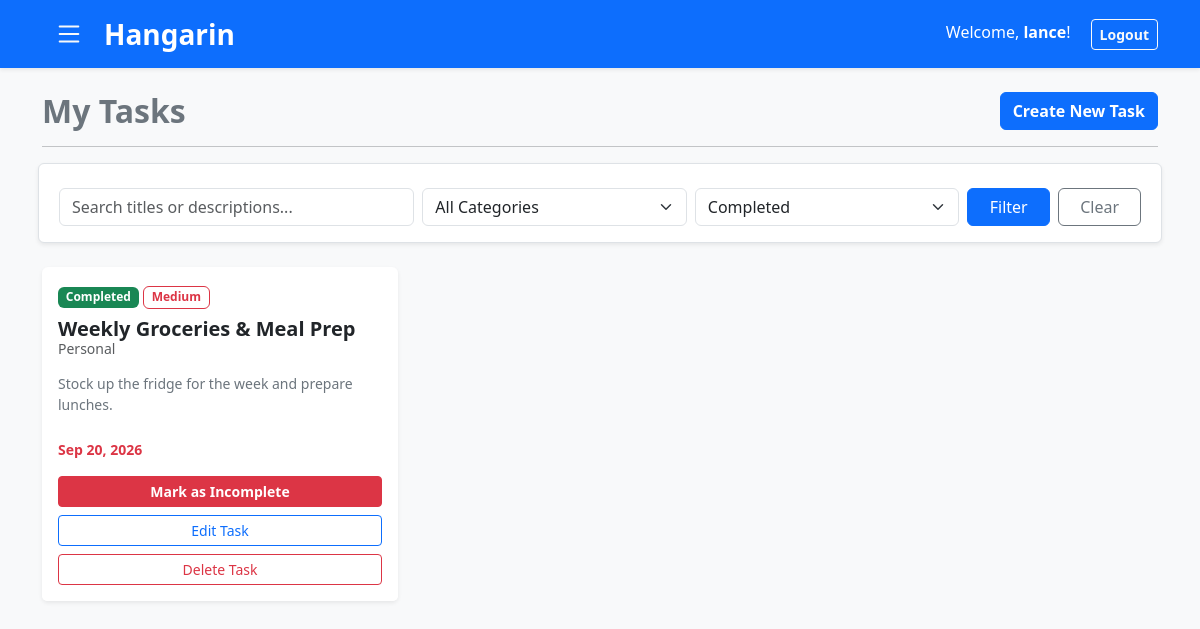
Page /?status=Completed (signed in) on the committed database.
### tasks/models.py (models this page shows, shortened)
class BaseModel(models.Model):
    created_at = models.DateTimeField(auto_now_add=True)
    updated_at = models.DateTimeField(auto_now=True)
    class Meta:
        abstract = True

class Task(BaseModel):
    title = models.CharField(max_length=200)
    description = models.TextField()
    deadline = models.DateTimeField()
    status = models.CharField(max_length=50, choices=STATUS_CHOICES, default="Pending")
    category = models.ForeignKey(Category, on_delete=models.CASCADE)
    priority = models.ForeignKey(Priority, on_delete=models.CASCADE)
    user = models.ForeignKey(User, on_delete=models.CASCADE, null=True, blank=True)

class Priority(BaseModel):
    name = models.CharField(max_length=100)
    class Meta:
        verbose_name = "Priority"
        verbose_name_plural = "Priorities"

class Category(BaseModel):
    name = models.CharField(max_length=100)
    class Meta:
        verbose_name = "Category"
        verbose_name_plural = "Categories"

### tasks/views.py (the view)
# urls.py: path('', views.task_list, name='task_list'),
@login_required
def task_list(request):
    base_tasks = Task.objects.filter(user=request.user)
    total_tasks = base_tasks.count()
    completed_tasks = base_tasks.filter(status='Completed').count()
    pending_tasks = base_tasks.filter(status='Pending').count()
    in_progress_tasks = base_tasks.filter(status='In Progress').count()
    tasks = base_tasks.select_related('category', 'priority').prefetch_related('subtask_set', 'note_set').order_by('deadline')
    search_query = request.GET.get('q', '')
    status_filter = request.GET.get('status', '')
    category_filter = request.GET.get('category', '')
    view_filter = request.GET.get('view', '')
    if search_query:
        tasks = tasks.filter(Q(title__icontains=search_query) | Q(description__icontains=search_query))
    if status_filter:
        tasks = tasks.filter(status=status_filter)
    current_category_id = None
    if category_filter:
        tasks = tasks.filter(category_id=category_filter)
        current_category_id = int(category_filter)
    context = {
        'tasks': tasks,
        'categories': Category.objects.all(),
        'statuses': [choice[0] for choice in STATUS_CHOICES],
        'current_search': search_query,
        'current_status': status_filter,
        'current_category': current_category_id,
        'current_view': view_filter,
        'total_tasks': total_tasks,
        'completed_tasks': completed_tasks,
        'pending_tasks': pending_tasks,
        'in_progress_tasks': in_progress_tasks,
    }
    return render(request, 'tasks/task_list.html', context)

### tasks/templates/tasks/task_list.html (shortened to what this page needs)
{% load socialaccount %}
<!DOCTYPE html>
<html lang="en">
<head>
    <link href="https://cdn.jsdelivr.net/npm/bootstrap@5.3.0/dist/css/bootstrap.min.css" rel="stylesheet">
</head>
<body class="bg-light">
    <nav class="navbar navbar-dark bg-primary shadow-sm mb-4">
        <div class="container d-flex justify-content-between align-items-center">
            <div class="d-flex align-items-center">
                <button class="btn btn-outline-light border-0 me-2 shadow-none" type="button" data-bs-toggle="offcanvas" data-bs-target="#slideMenu" aria-controls="slideMenu" title="Menu">
                </button>
                <a class="navbar-brand fw-bold fs-3 mb-0" href="{% url 'task_list' %}">Hangarin</a>
            </div>
            <div>
                {% if user.is_authenticated %}
                    <span class="text-white me-3 d-none d-md-inline">Welcome, <strong>{{ user.username }}</strong>!</span>
                    <form method="post" action="{% url 'account_logout' %}" class="d-inline">
                        <button type="submit" class="btn btn-outline-light btn-sm fw-bold">Logout</button>
                    </form>
                {% else %}
                    <a href="{% provider_login_url 'google' %}" class="btn btn-danger fw-bold shadow-sm">
                        Sign in
                    </a>
                {% endif %}
            </div>
        </div>
    </nav>
    <div class="container">
        <div class="row mb-3 align-items-center">
            <div class="col">
                <h2 class="fw-bold text-secondary mb-0">
                    {% if not current_status and not current_search and not current_category and not current_view %}
                        Dashboard
                    {% else %}
                        My Tasks
                    {% endif %}
                </h2>
            </div>
            <div class="col text-end">
                <a href="{% url 'task_create' %}" class="btn btn-primary fw-bold">Create New Task</a>
            </div>
        </div>
        <hr class="mb-4">
        {% if not current_status and not current_search and not current_category and not current_view %}
        <div class="row mb-4">
            <div class="col-6 col-md-3 mb-3">
                <div class="card bg-primary text-white shadow-sm border-0 h-100">
                    <div class="card-body text-center py-4">
                        <h2 class="display-6 fw-bold mb-0">{{ total_tasks }}</h2>
                        <span class="small text-white-50 fw-semibold text-uppercase">Total Tasks</span>
                    </div>
                </div>
            </div>
            <div class="col-6 col-md-3 mb-3">
                <div class="card bg-warning text-dark shadow-sm border-0 h-100">
                    <div class="card-body text-center py-4">
                        <h2 class="display-6 fw-bold mb-0">{{ pending_tasks }}</h2>
                        <span class="small text-muted fw-semibold text-uppercase">Pending</span>
                    </div>
                </div>
            </div>
            <div class="col-6 col-md-3 mb-3">
                <div class="card bg-info text-dark shadow-sm border-0 h-100">
                    <div class="card-body text-center py-4">
                        <h2 class="display-6 fw-bold mb-0">{{ in_progress_tasks }}</h2>
                        <span class="small text-muted fw-semibold text-uppercase">In Progress</span>
                    </div>
                </div>
            </div>
            <div class="col-6 col-md-3 mb-3">
                <div class="card bg-success text-white shadow-sm border-0 h-100">
                    <div class="card-body text-center py-4">
                        <h2 class="display-6 fw-bold mb-0">{{ completed_tasks }}</h2>
                        <span class="small text-white-50 fw-semibold text-uppercase">Completed</span>
                    </div>
                </div>
            </div>
        </div>
        {% else %}
        <div class="row mb-4">
            <div class="col">
                <form method="GET" action="{% url 'task_list' %}" class="row g-2 align-items-center bg-white p-3 shadow-sm rounded border">
                    <div class="col-md-4">
                        <input type="text" name="q" class="form-control" placeholder="Search titles or descriptions..." value="{{ current_search }}">
                    </div>
                    <div class="col-md-3">
                        <select name="category" class="form-select">
                            <option value="">All Categories</option>
                        </select>
                    </div>
                    <div class="col-md-3">
                        <select name="status" class="form-select">
                            {% for status in statuses %}
                                <option value="{{ status }}" {% if current_status == status %}selected{% endif %}>
                                    {{ status }}
                                </option>
                            {% endfor %}
                        </select>
                    </div>
                    <div class="col-md-2 d-flex gap-2">
                        <button type="submit" class="btn btn-primary w-100">Filter</button>
                        <a href="{% url 'task_list' %}{% if current_view == 'tasks' %}?view=tasks{% endif %}" class="btn btn-outline-secondary w-100">Clear</a>
                    </div>
                </form>
            </div>
        </div>
        <div class="row">
            {% for task in tasks %}
            <div class="col-md-6 col-lg-4 mb-4">
                <div class="card h-100 shadow-sm border-0">
                    <div class="card-body">
                        <div class="mb-2">
                            {% if task.status == 'Pending' %}
                                <span class="badge bg-warning text-dark">Pending</span>
                            {% elif task.status == 'In Progress' %}
                                <span class="badge bg-info text-dark">In Progress</span>
                            {% elif task.status == 'Completed' %}
                                <span class="badge bg-success">Completed</span>
                            {% else %}
                                <span class="badge bg-secondary">{{ task.status }}</span>
                            {% endif %}
                            {% if task.priority %}
                                <span class="badge border border-danger text-danger">{{ task.priority.name }}</span>
                            {% endif %}
                        </div>
                        <h5 class="card-title fw-bold mb-1">
                            <a href="{% url 'task_detail' task.pk %}" class="task-title-link">
                                {{ task.title }}
                            </a>
                        </h5>
                        <h6 class="card-subtitle mb-3 text-muted small">
                            {% if task.category %}{{ task.category.name }}{% else %}No Category{% endif %}
                        </h6>
                        <p class="card-text text-secondary small">{{ task.description|truncatechars:100 }}</p>
                    </div>
                    <div class="card-footer bg-white border-top-0 pb-3">
                        <div class="d-flex justify-content-between align-items-center small mb-3">
                            <span class="text-danger fw-semibold">
                                {{ task.deadline|date:"M d, Y" }}
                            </span>
                        </div>
                        {% if task.status != 'Completed' %}
                        <form action="{% url 'complete_task' task.pk %}" method="POST" class="d-grid mb-2">
                            {% csrf_token %}
                            <button type="submit" class="btn btn-sm btn-outline-success fw-bold">
                                Mark Completed
                            </button>
                        </form>
                        {% else %}
                        <form action="{% url 'undo_complete_task' task.pk %}" method="POST" class="d-grid mb-2">
                            <button type="submit" class="btn btn-sm btn-danger fw-bold">
                                Mark as Incomplete
                            </button>
                        </form>
                        {% endif %}
                        <div class="d-grid mb-2">
                            <a href="{% url 'task_update' task.pk %}" class="btn btn-sm btn-outline-primary">
                                Edit Task
                            </a>
                        </div>
                        <div class="d-grid">
                            <button type="button" class="btn btn-sm btn-outline-danger" data-bs-toggle="modal" data-bs-target="#deleteModal{{ task.pk }}">
                                Delete Task
                            </button>
                        </div>
                    </div>
                </div>
            </div>
            {% empty %}
            <div class="col text-center mt-5">
                <h4 class="text-muted">No tasks found. Get to work!</h4>
            </div>
            {% endfor %}
        </div>
        {% endif %}
    </div>
</body>
</html>

### tasks/templates/tasks/task_list.html (style rules this page uses)
.task-title-link { color: #212529; text-decoration: none; transition: all 0.2s ease-in-out; }

### rows in the picture
Task: status "Completed", priority.name "Medium", title "Weekly Groceries & Meal Prep", category.name "Personal", description "Stock up the fridge for the week and prepare lunches.", deadline "Sep 20, 2026"

### other values in the picture
{{ user.username }} "lance"
form field status "Completed"
